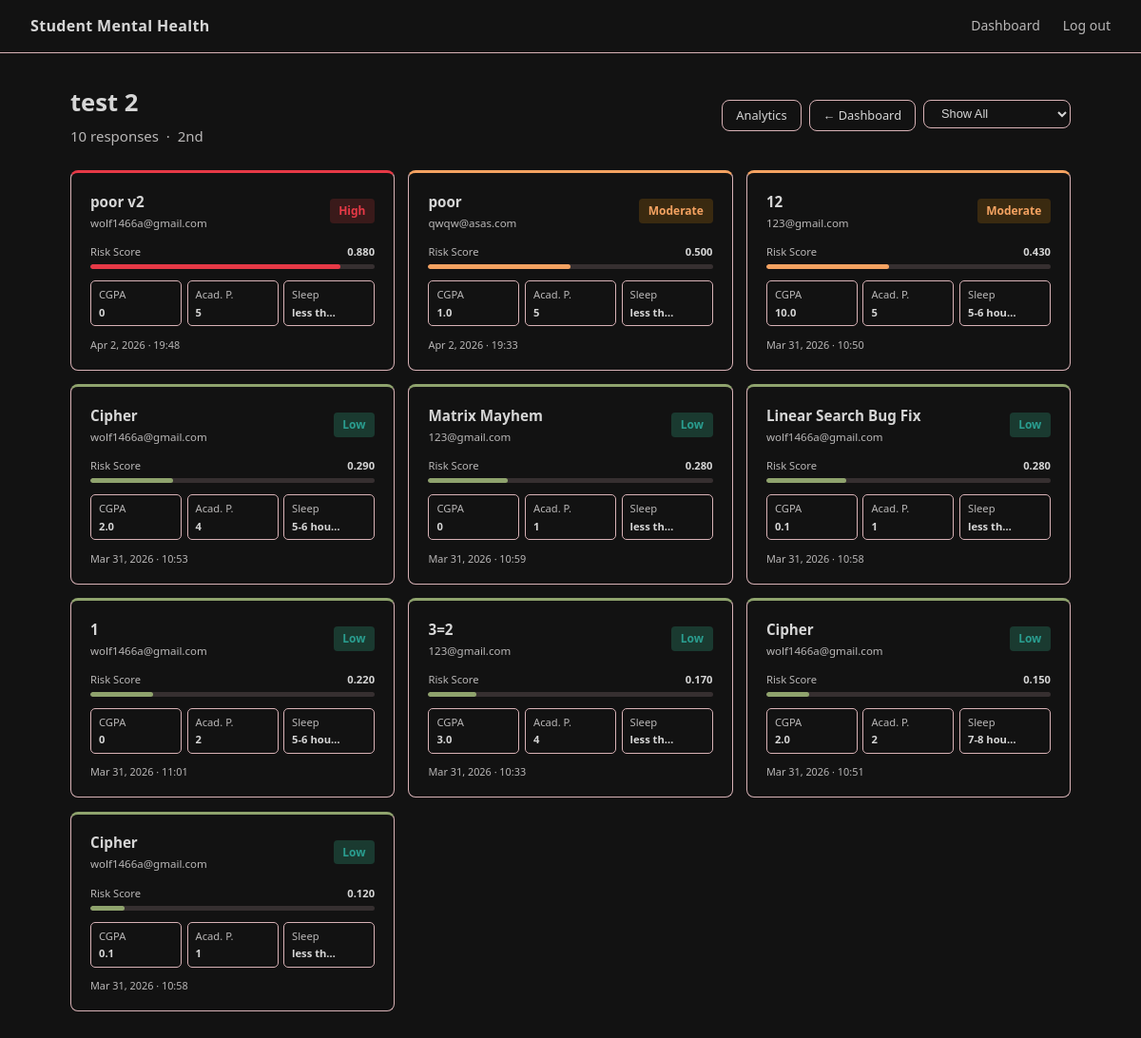
Page /admin-dashboard/Da7Qq/details/ (signed in) on the earlier database version.
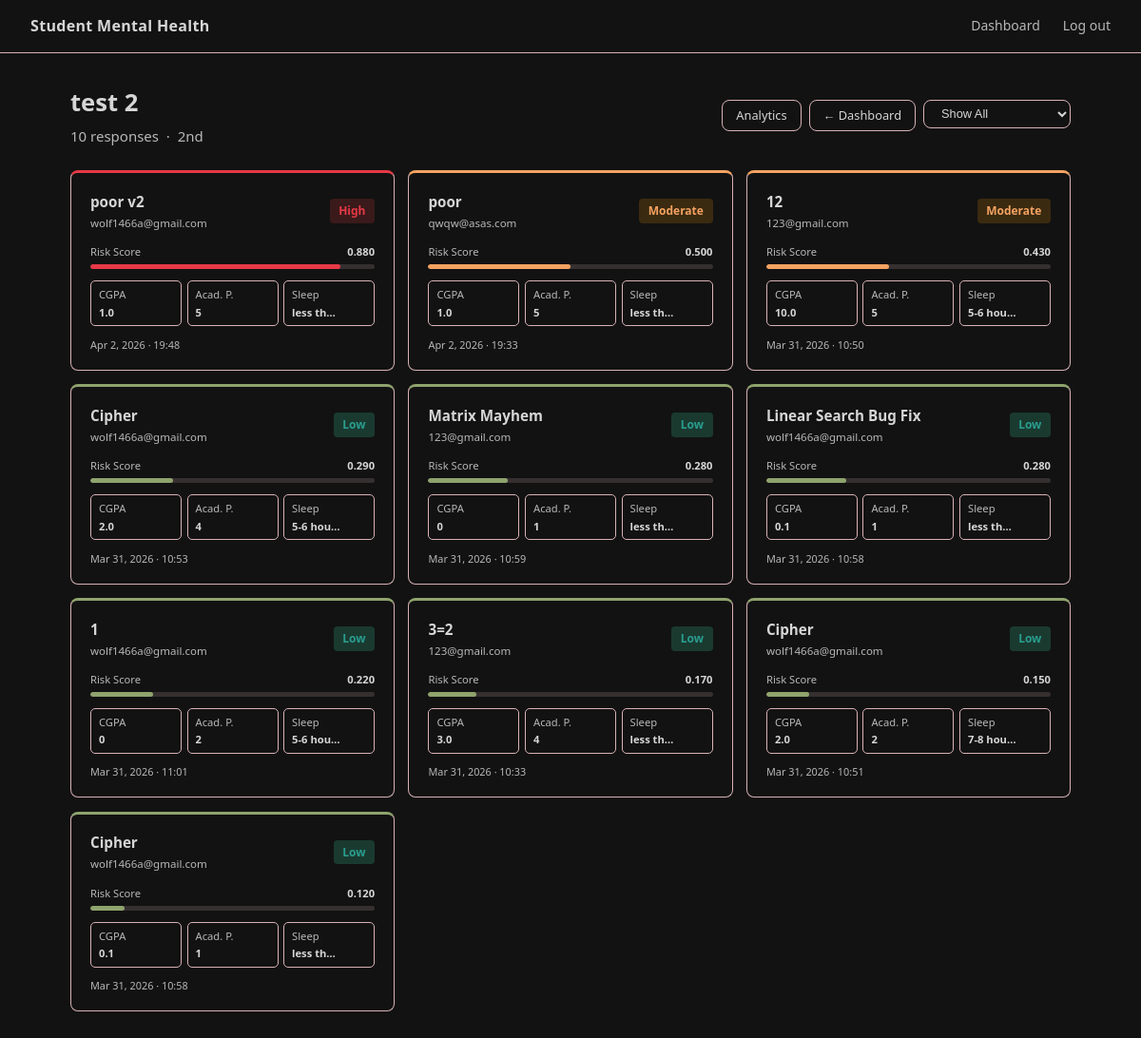
Same page on the later database version.
### core/models.py (models this page shows, shortened)
class SurveyResponse(models.Model):
    SLEEP_CHOICES = [
        ("less than 5 hours", "Less than 5 hours"),
        ("5-6 hours",         "5-6 hours"),
        ("7-8 hours",         "7-8 hours"),
        ("more than 8 hours", "More than 8 hours"),
        ("others",            "Others"),
    ]
    DIETARY_CHOICES = [
        ("Healthy",   "Healthy"),
        ("Moderate",  "Moderate"),
        ("Unhealthy", "Unhealthy"),
        ("Others",    "Others"),
    ]
    survey  = models.ForeignKey(Survey, on_delete=models.CASCADE)
    student = models.ForeignKey(Student, on_delete=models.CASCADE)
    age                = models.FloatField()
    gender             = models.CharField(max_length=10)
    cgpa               = models.FloatField()
    academic_pressure  = models.IntegerField()
    work_pressure      = models.IntegerField(default=0)
    study_satisfaction = models.IntegerField()
    job_satisfaction   = models.IntegerField(default=0)
    work_study_hours   = models.FloatField()
    sleep_duration     = models.CharField(max_length=50, choices=SLEEP_CHOICES)
    dietary_habits     = models.CharField(max_length=50, choices=DIETARY_CHOICES)
    suicidal_thoughts  = models.CharField(max_length=10)
    family_history     = models.CharField(max_length=10)
    financial_stress   = models.CharField(max_length=10)
    created_at = models.DateTimeField(auto_now_add=True)

class Student(models.Model):
    name  = models.CharField(max_length=100)
    email = models.EmailField()

class PredictionResult(models.Model):
    RISK_CHOICES = [
        ("Low",      "Low"),
        ("Moderate", "Moderate"),
        ("High",     "High"),
    ]
    response   = models.OneToOneField(SurveyResponse, on_delete=models.CASCADE)
    risk_score = models.FloatField()
    prediction = models.IntegerField()
    risk_level = models.CharField(max_length=10, choices=RISK_CHOICES)
    created_at = models.DateTimeField(auto_now_add=True)

### core/views.py (the view)
# urls.py: path("admin-dashboard/<str:survey_id>/details/",           views.survey_details,  name="survey_details"),
@login_required
@user_passes_test(_is_admin)
def survey_details(request, survey_id):
    survey       = get_object_or_404(Survey, id=survey_id)
    filter_level = request.GET.get("filter")
    responses = (
        SurveyResponse.objects
        .filter(survey=survey)
        .select_related("student", "predictionresult")
        .annotate(
            risk_score=F("predictionresult__risk_score"),
            risk_level=F("predictionresult__risk_level"),
        )
    )
    if filter_level in ("High", "Moderate", "Low"):
        responses = responses.filter(risk_level=filter_level)
    responses = responses.order_by("-risk_score", "-created_at")
    return render(request, "survey_details.html", {
        "survey":    survey,
        "responses": responses,
    })

### core/views.py (called while the page is built)
def _is_admin(user) -> bool:
    return user.is_authenticated and user.is_staff

### core/templates/survey_details.html (shortened to what the changed rows need)
{% extends "base.html" %}
{% block content %}
<div class="container-wide">
  <div class="flex-between" style="margin-bottom:1.5rem;">
    <div>
      <h1 style="margin-bottom:.15rem;">{{ survey.title }}</h1>
    </div>
  </div>
  {% if not responses %}
  <div class="card" style="text-align:center;padding:3rem;">
    <p style="margin:0;">No responses submitted yet.</p>
  </div>
  {% else %}
  <div style="display:grid;grid-template-columns:repeat(auto-fill,minmax(280px,1fr));gap:.9rem;">
    {% for resp in responses %}
    {% with pred=resp.predictionresult %}
    <a href="{% url 'student_detail' resp.id %}" style="text-decoration:none;color:inherit;display:block;">
      <div style="
        background:var(--card); border:1px solid var(--border);
        border-radius:var(--radius); padding:1.1rem 1.25rem;
        border-top:3px solid
          {% if pred.risk_level == 'High' %}var(--negative)
          {% elif pred.risk_level == 'Moderate' %}var(--accent)
          {% else %}var(--positive){% endif %};
        transition:transform .15s, box-shadow .15s;
        cursor:pointer;
      "
      onmouseover="this.style.transform='translateY(-2px)';this.style.boxShadow='0 8px 24px rgba(0,0,0,.4)'"
      onmouseout="this.style.transform='';this.style.boxShadow=''">
        <div class="flex-between" style="margin-bottom:.75rem;">
          <div>
            <div style="font-weight:600;font-size:.95rem;">{{ resp.student.name }}</div>
            <div style="font-size:.72rem;color:var(--muted);margin-top:.1rem;">{{ resp.student.email }}</div>
          </div>
          {% if pred %}
          <span class="badge badge-{{ pred.risk_level|lower }}">{{ pred.risk_level }}</span>
          {% endif %}
        </div>
        {% if pred %}
        <div style="margin-bottom:.75rem;">
          <div style="display:flex;justify-content:space-between;font-size:.7rem;color:var(--muted);margin-bottom:.25rem;">
            <span>Risk Score</span>
            <span style="font-weight:600;color:var(--text);">{{ pred.risk_score|floatformat:3 }}</span>
          </div>
          <div style="height:5px;background:rgba(216,178,182,.18);border-radius:99px;overflow:hidden;">
            <div style="height:100%;border-radius:99px;width:{% widthratio pred.risk_score 1 100 %}%;background:
              {% if pred.risk_level == 'High' %}var(--negative)
              {% elif pred.risk_level == 'Moderate' %}var(--accent)
              {% else %}var(--positive){% endif %};"></div>
          </div>
        </div>
        {% endif %}
        <div style="display:grid;grid-template-columns:1fr 1fr 1fr;gap:.35rem;margin-bottom:.65rem;">
          <div style="background:var(--surface);border:1px solid var(--border);border-radius:5px;padding:.3rem .5rem;font-size:.7rem;">
            <div style="color:var(--muted);">CGPA</div>
            <div style="font-weight:600;margin-top:.05rem;">{{ resp.cgpa|default:"0" }}</div>
          </div>
          <div style="background:var(--surface);border:1px solid var(--border);border-radius:5px;padding:.3rem .5rem;font-size:.7rem;">
            <div style="color:var(--muted);">Acad. P.</div>
            <div style="font-weight:600;margin-top:.05rem;">{{ resp.academic_pressure|default:"0" }}</div>
          </div>
          <div style="background:var(--surface);border:1px solid var(--border);border-radius:5px;padding:.3rem .5rem;font-size:.7rem;overflow:hidden;">
            <div style="color:var(--muted);">Sleep</div>
            <div style="font-weight:600;margin-top:.05rem;white-space:nowrap;overflow:hidden;text-overflow:ellipsis;">
              {{ resp.sleep_duration|default:"—"|truncatechars:8 }}
            </div>
          </div>
        </div>
        <div style="font-size:.68rem;color:var(--muted);">
          {{ resp.created_at|date:"M j, Y · H:i" }}
        </div>
      </div>
    </a>
    {% endwith %}
    {% endfor %}
  </div>
  {% endif %}
</div>
{% endblock %}

Differences in the rows shown:
changed SurveyResponse "Apr 2, 2026 · 19:48": cgpa "0" → "1.0"
